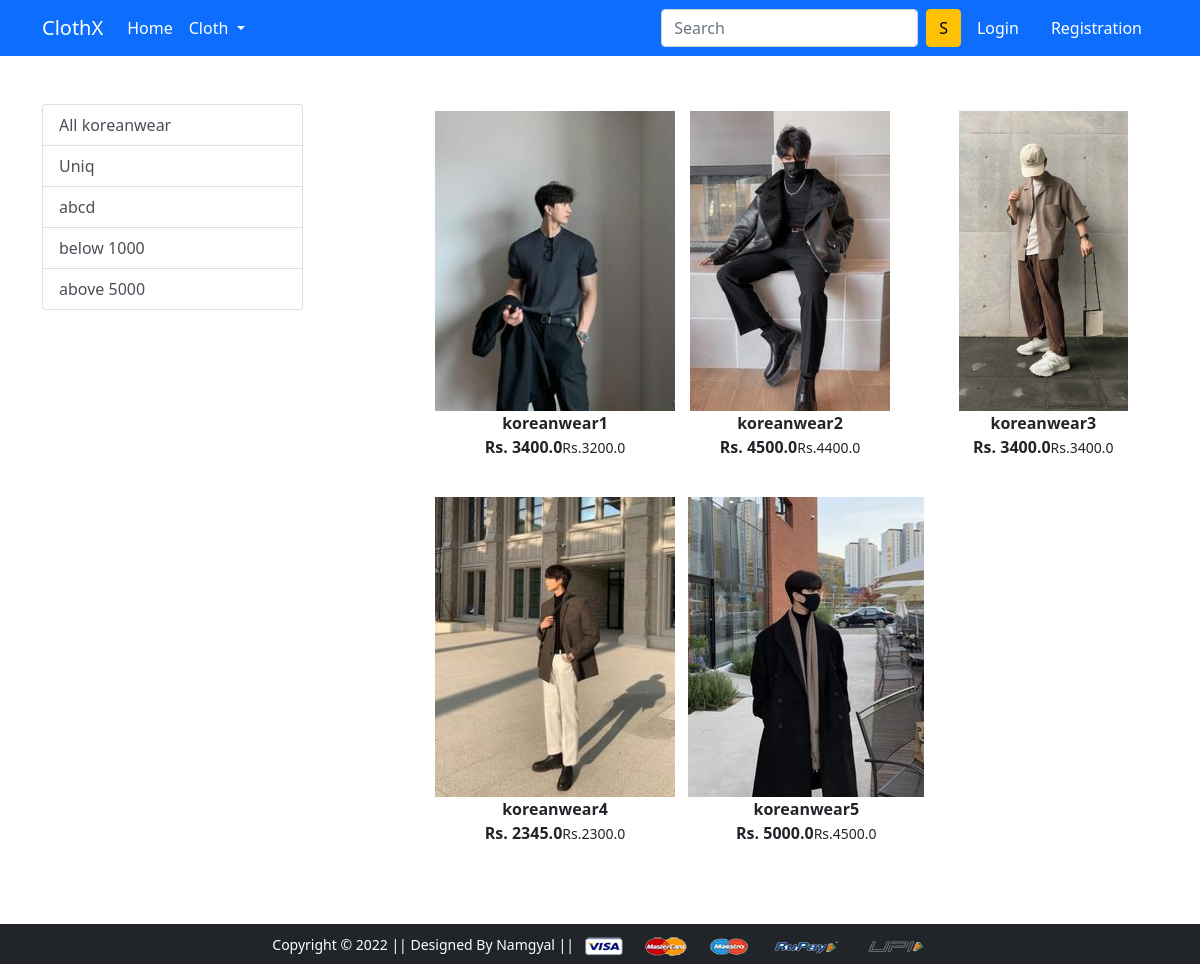
Screenshot of /koreanwear/ with the database file from the repository.
### app/models.py (models this page shows)
class Product(models.Model):
    title = models.CharField(max_length=100)
    selling_price = models.FloatField()
    discounted_price = models.FloatField()
    description = models.TextField()
    brand = models.CharField(max_length=100)
    category = models.CharField(choices=CATEGORY_CHOICES,max_length=2)
    product_image = models.ImageField(upload_to='productimg')

### app/views.py (the view)
# urls.py: path('koreanwear/',views.koreanwear,name='koreanwear'),
def koreanwear(request,data=None):
    if data == None:
        koreanwear = Product.objects.filter(category='k')
    elif data == 'UNIQ' or data=='abcd':
        koreanwear = Product.objects.filter(category='k').filter(brand=data)
    elif data == 'below':
        koreanwear = Product.objects.filter(category='k').filter(selling_price = 1000)
    elif data == 'above':
        koreanwear = Product.objects.filter(category='k').filter(selling_price = 5000)
    return render(request, 'app/koreanwear.html',{'koreanwear':koreanwear})

### app/templates/app/koreanwear.html (shortened to what this page needs)
{% extends 'app/base.html' %}
{% load static %}
{% block main-content %}
<div class="container my-5">
 <div class="row">
  <div class="col-sm-3">
    <div class="list-group">
        <a href="{% url 'koreanwear' %}" class="list-group-item list-group-item-action" aria-current="true">All koreanwear</a>
        <a href="{% url 'koreanweardata' 'UNIQ'%}" class="list-group-item list-group-item-action" aria-current="true">Uniq</a>
        <a href="{% url 'koreanweardata' 'abcd'%}" class="list-group-item list-group-item-action" aria-current="true">abcd</a>
        <a href="{% url 'koreanweardata' 'below'%}" class="list-group-item list-group-item-action" aria-current="true">below 1000</a>
        <a href="{% url 'koreanweardata' 'above'%}" class="list-group-item list-group-item-action" aria-current="true">above 5000</a>
    </div>
  </div>
  <div class="col-sm-8 offset-sm-1">
   <div class="row">
        {% for product in koreanwear%}
        <div class="col-sm-4 text-center mb-4">
            <a herf="{% url 'product-detail' product.id %}" class="btn">
                <div class="item">
                    <img src="{{product.product_image.url}}" alt="" height="300" class="">
                    <div class="fw-bold">{{product.title}}</div>
                    <div class="fw-bold">Rs. {{product.selling_price}}<small class="fw-light text-decoration-line-throught">Rs.{{product.discounted_price}}</small></div>
                </div>
            </a>
        </div>
        {%endfor%}
   </div>
  </div>
 </div>
</div>
{% endblock main-content %}

### rows the page displays
Product: product_image (picture), title "koreanwear1", selling_price "3400.0", discounted_price "3200.0"
Product: product_image (picture), title "koreanwear2", selling_price "4500.0", discounted_price "4400.0"
Product: product_image (picture), title "koreanwear3", selling_price "3400.0", discounted_price "3400.0"
Product: product_image (picture), title "koreanwear4", selling_price "2345.0", discounted_price "2300.0"
Product: product_image (picture), title "koreanwear5", selling_price "5000.0", discounted_price "4500.0"
